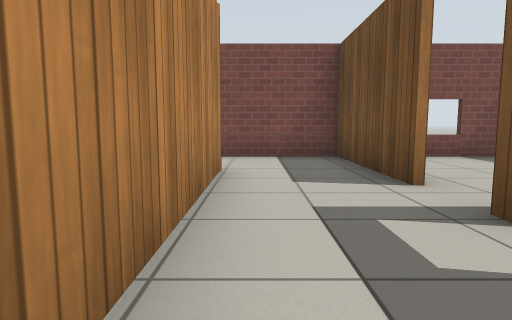
View 1 (above)

19 first-person views from a walk through a world built for the Gazebo simulator. The camera is 0.72 m above the floor, tilts 6° down and sees 75° across. The floor is counted in squares, 1 m on a side. Each view is taken from the middle of a square. On the plan, view 1 faces up. The plan holds only what a view shows up to about 10 squares ahead; the rest is blank. Simple patterns stand in for the simulator's built-in surfaces.

View 2
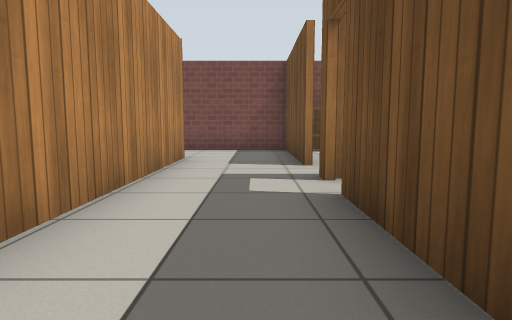

View 3
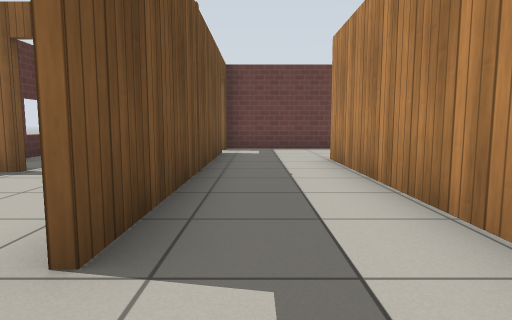

View 4
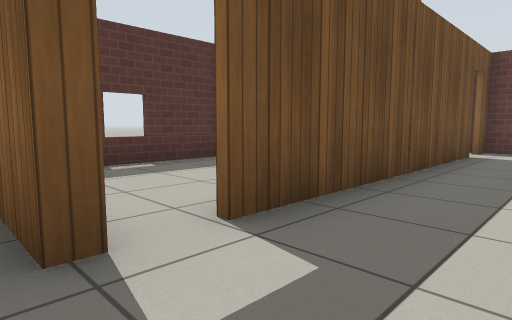

View 5
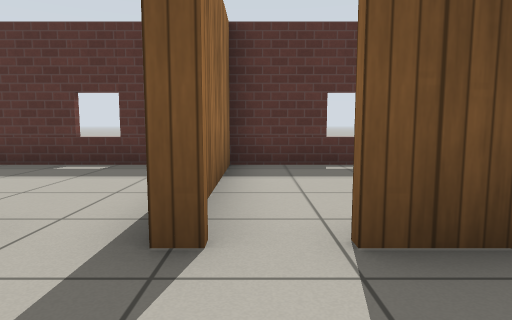

View 6
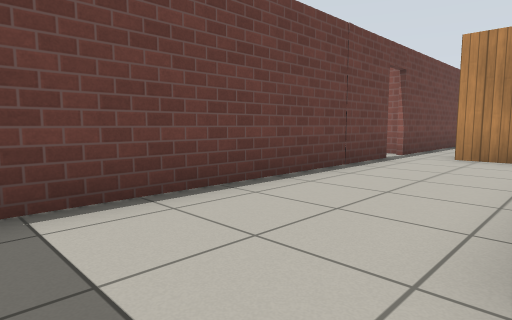

View 7
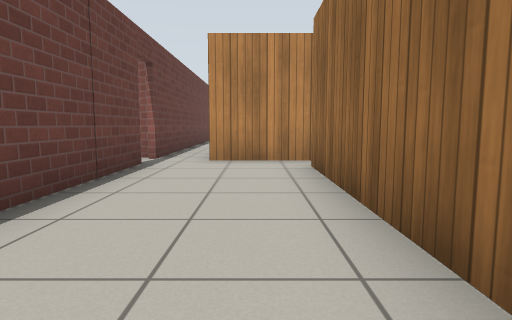

View 8
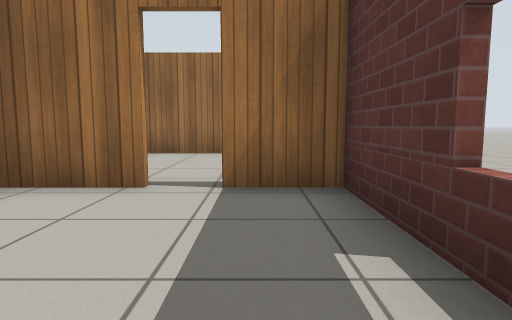

View 9
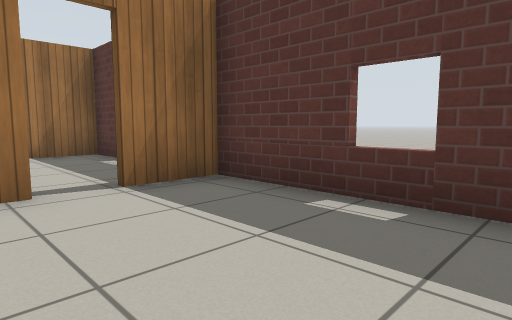

View 10
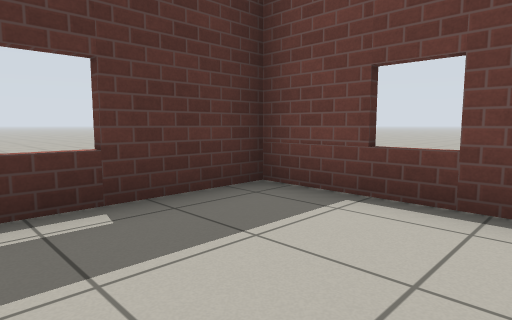

View 11
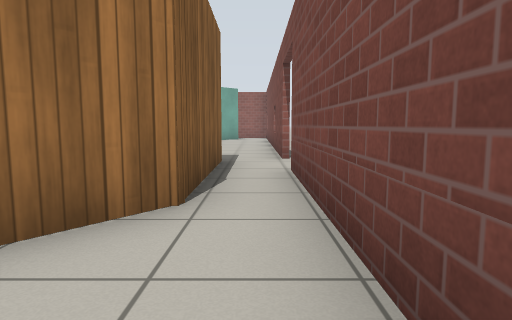

View 12
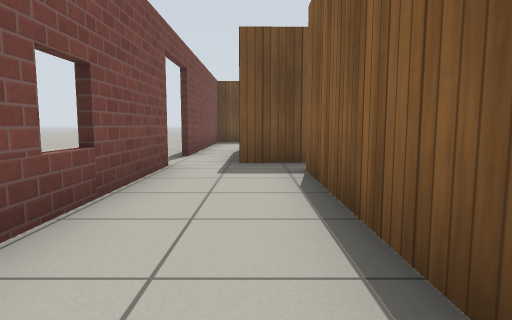

View 13
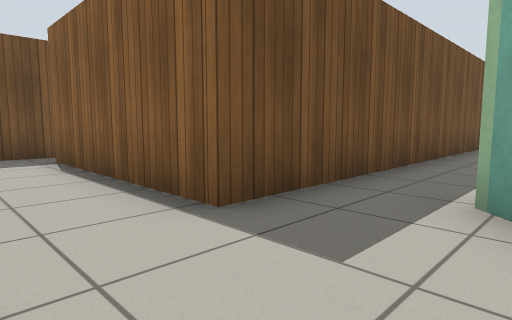

View 14
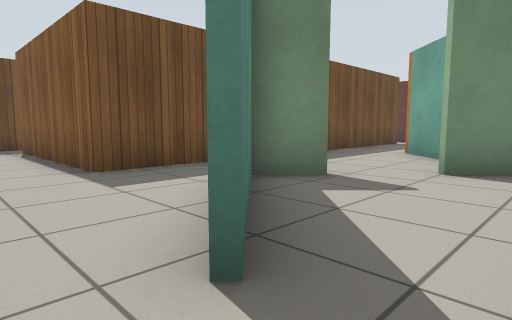

View 15
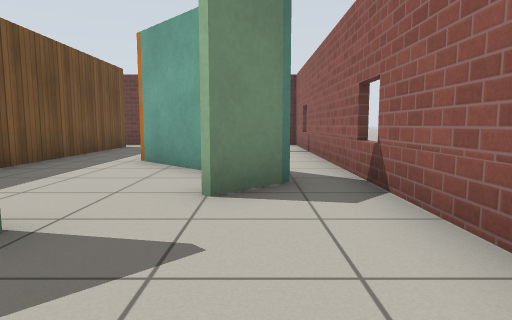

View 16
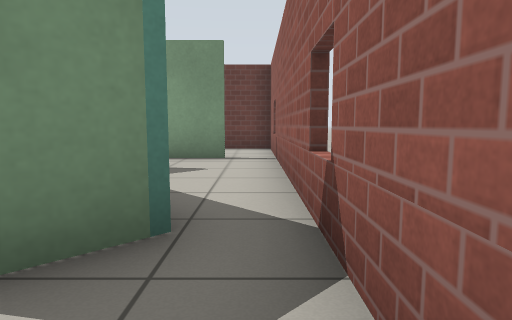

View 17
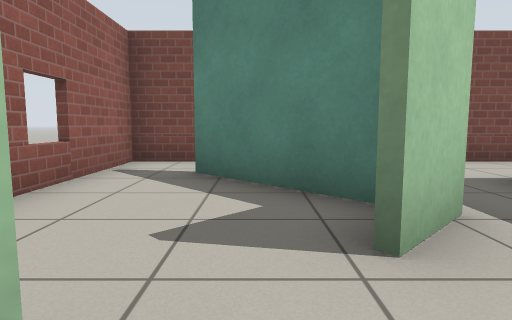

View 18
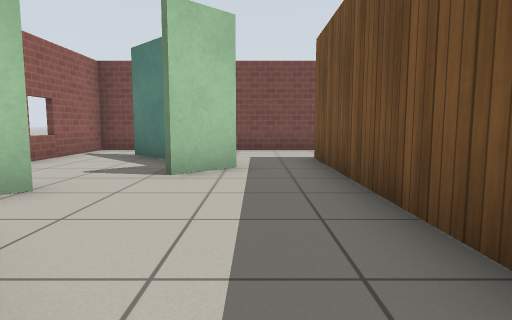

View 19
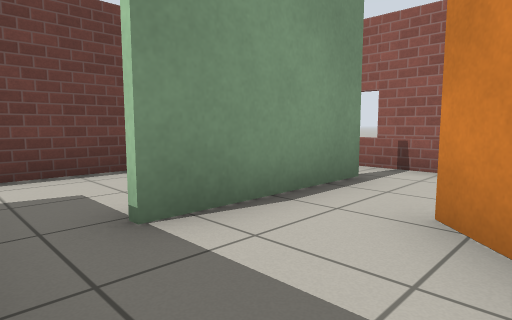

### Floor plan
Points are (right, up) in squares from view 1. A wall is a line through its corners. A room is listed if a view was taken in it or the views show most of it. See-through windows are left out.
Room 1 (views 1, 2, 3, 4, 5, 6, 7, 11)
walls: (-1.1, -4) (-5.9, -4); (1.9, -5.8) (1.9, 1.5); (1.9, 3.9) (1.9, 7.6) (-1.5, 7.6); (-0.6, 5.1) (-0.6, -4.1); (-6.7, -3.7) (-6.7, -6); (-2, 6.3) (-0.9, 5.4); (-6.3, -7.1) (2.1, -7.1)
ways out: open door at (2, -6) to room 2; opening at (-2, 7) to room 3; open door at (2, 2) to room 4; gap at (2, 4) to room 5; open door at (-6.5, -7)
Room 2 (views 8, 9, 10)
walls: (3.8, -2.2) (2, -2.2); (2.1, -7.1) (6, -7.1) (6, -2.2) (4.5, -2.2)
ways out: open door at (2, -6) to room 1; open door at (4, -2) to room 4
Room 3 (views 12, 13, 14, 15, 16, 17, 18, 19)
walls: (-14.4, 2.8) (-13.6, 3.7) (-15.9, 6); (-13.7, 4) (-13.3, 3.6) (-14.3, 2.7); (-15.3, 1.6) (-15.7, 1.3); (-15.2, -0.2) (-13.6, -1.8); (-16.4, 0.8) (-15.5, 1.8); (-14.2, -2.2) (-14.8, -2.8); (-5.7, 4.8) (-5.7, 6.3) (-2, 6.3); (-14.9, -4.3) (-13, -4.3); (-16.1, 7.6) (-17.4, 7.6) (-17.4, -0.4); (-11.7, -5.3) (-11.7, 5.2) (-6.6, 5.2); (-6, 7.6) (-13.6, 7.6); (-17.4, -5.4) (-17.4, -6.9); (-14.4, -7.1) (-12.6, -7.1); (-17.5, -7.1) (-16, -7.1); (-1.5, 7.6) (-4.4, 7.6)
ways out: opening at (-2, 7) to room 1; opening at (-17, 0) to room 6; opening at (-16, -5) to room 6; gap at (-15, -3) to room 6; open door at (-5.5, 8)
Room 4 (no view inside)
walls: (4.5, -2.1) (5, -2.1); (6, -1.7) (6, 2.5) (1.9, 2.5)
ways out: open door at (2, 2) to room 1; open door at (4, -2) to room 2
Room 5 (no view inside)
walls: (6, 3.9) (6, 6.8); (5.5, 7.6) (2.6, 7.6); (1.9, 2.6) (3.1, 2.6)
ways out: gap at (2, 4) to room 1
objects: bookshelf (3, 7)
Room 6 (no view inside)
walls: (-16.4, -4.3) (-14.9, -4.3); (-17.4, -0.4) (-17.4, -5.4)
ways out: opening at (-17, 0) to room 3; opening at (-16, -5) to room 3; gap at (-15, -3) to room 3

Positions as (right, up) in squares from view 1, and headings:
1: (0, 0), facing up
2: (1, -2), facing up
3: (1, 3), facing down
4: (0, 3), facing down-right
5: (0, 2), facing right
6: (1, -4), facing down-left
7: (0, -5), facing left
8: (5, -6), facing up
9: (3, -6), facing up-right
10: (3, -4), facing down-right
11: (1, 7), facing left
12: (-12, 6), facing right
13: (-14, 7), facing down-right
14: (-17, 7), facing down-right
15: (-16, 5), facing down
16: (-17, 3), facing down
17: (-15, 1), facing up
18: (-13, -2), facing up
19: (-12, -2), facing down-left
